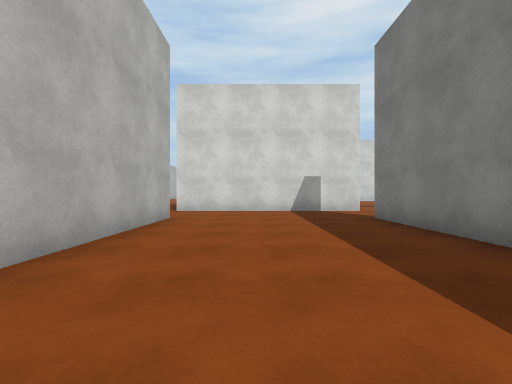
[1] (above)

13 first-person views from a walk through a Unity game level. The camera is 1.2 m above the floor, looks level and sees 90° across. Doors are open. The floor is counted in squares, 2 m on a side. Each view is taken from the middle of a square. On the plan, view 1 faces up. The plan holds only what a view shows up to about 9 squares ahead; the rest is blank. The place goes on beyond the plan. The player character is not drawn. Surface patterns are stand-ins for the level's own textures.

[2]
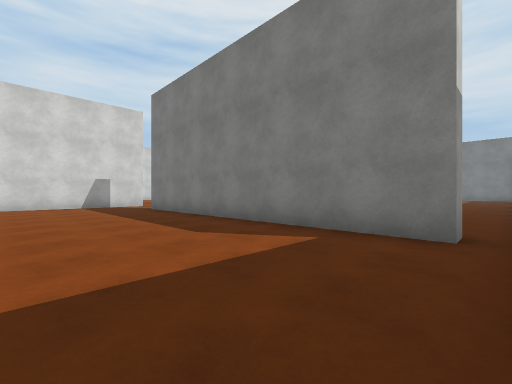

[3]
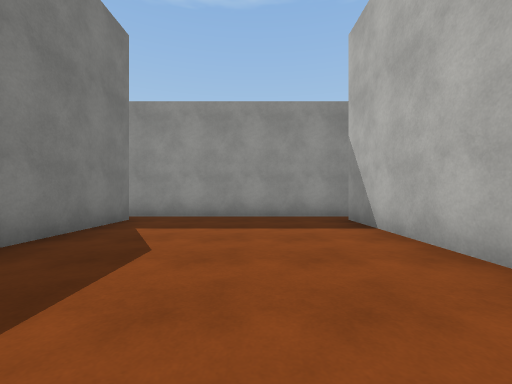

[4]
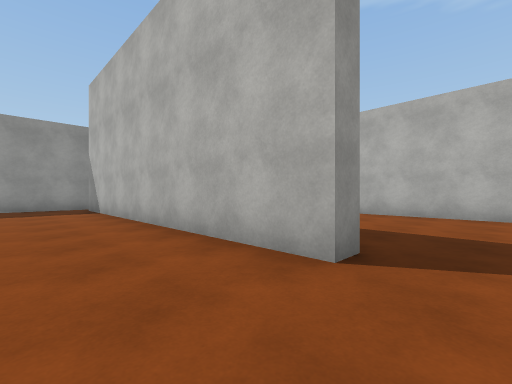

[5]
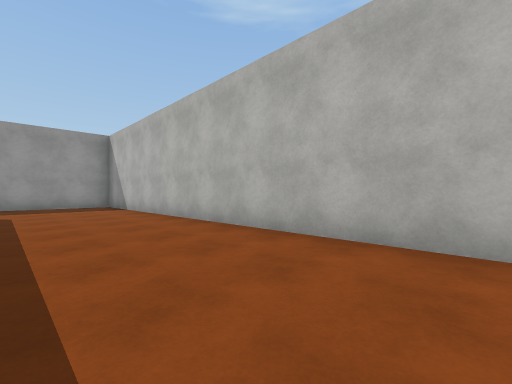

[6]
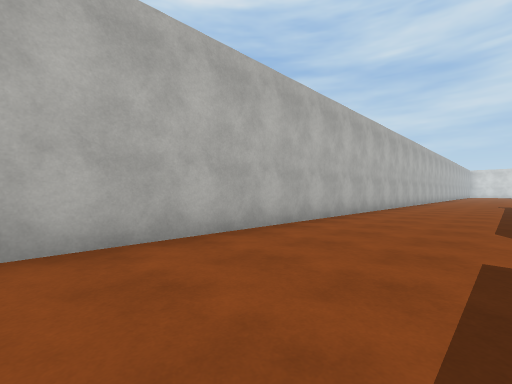

[7]
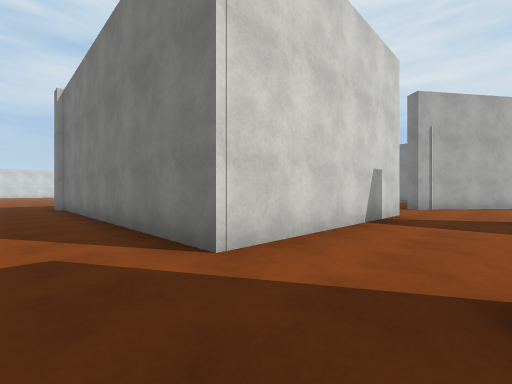

[8]
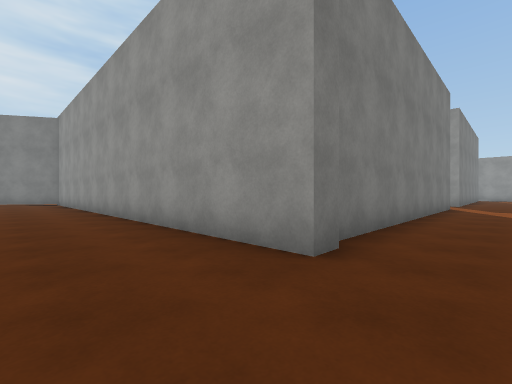

[9]
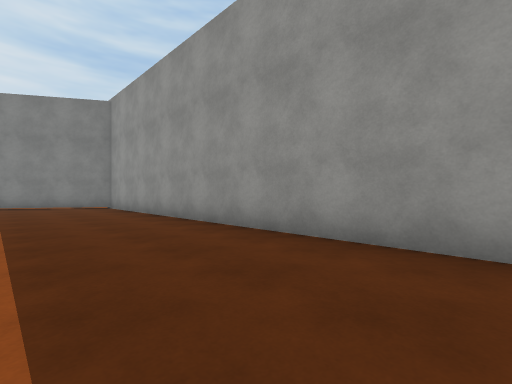

[10]
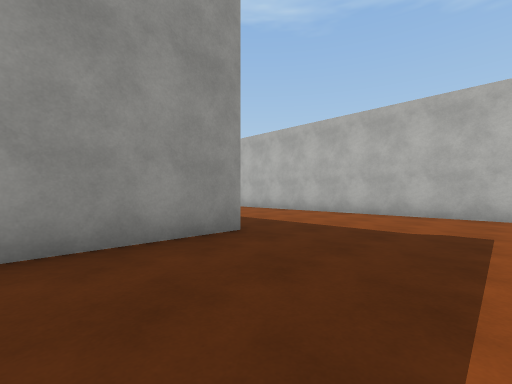

[11]
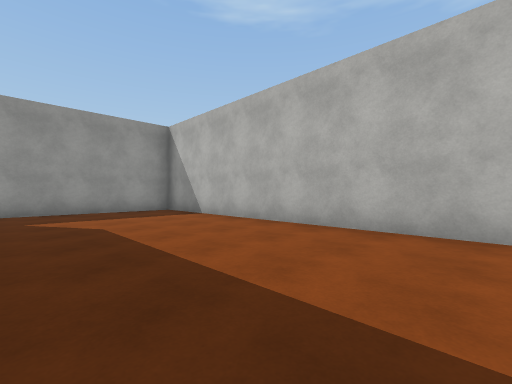

[12]
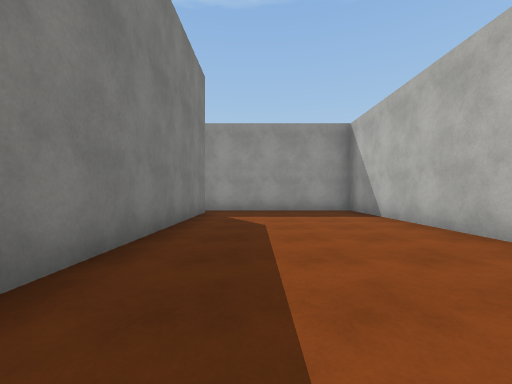

[13]
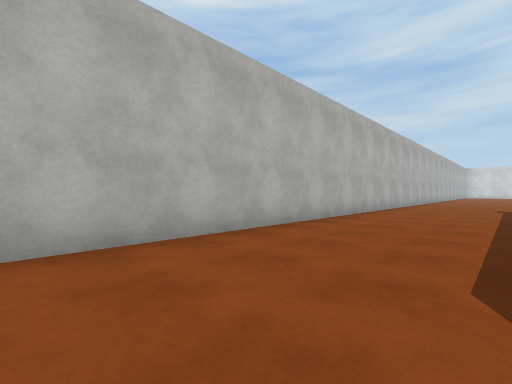

### Floor plan
Points are (right, up) in squares from view 1. A wall is a line through its corners. A room is listed if a view was taken in it or the views show most of it. See-through windows are left out.
Room 1 (views 1, 2, 3, 4)
walls: (-2, 5.9) (-2, -2.5); (2.8, -2.5) (2.8, 5.9); (-1.4, -3.2) (3.1, -3.2); (2.4, 8) (-1.5, 8)
ways out: opening at (-2, -3) to room 2; opening at (-2, 6.5) to room 2; opening at (3, -3); opening at (3, 6.5)
Room 2 (views 5, 6, 7, 8, 9, 10, 11, 12, 13)
walls: (-1.5, 8) (-2.5, 8) (-2.5, 16.4); (-2.5, 5.9) (-2, 5.9); (-2.7, 16.4) (-2.7, 16.9) (9.9, 17.1); (-7.1, 20) (-7.1, -3.2) (-1.4, -3.2); (-2.5, -2.5) (-2.5, 3.5); (10.9, 18.1) (12, 20)
ways out: opening at (-2, -3) to room 1; opening at (-2, 6.5) to room 1

Where each view was taken, in squares from view 1:
view 1: 0 up, 0 right, facing up
view 2: 3 down, 1 left, facing up-right
view 3: 3 up, 0 right, facing down
view 4: 7 up, 0 right, facing down-left
view 5: 8 up, 4 left, facing down-left
view 6: 6 up, 4 left, facing up-left
view 7: 6 up, 4 left, facing up-right
view 8: 19 up, 4 left, facing down-right
view 9: 20 up, 0 right, facing down-right
view 10: 20 up, 0 right, facing down-left
view 11: 5 up, 3 left, facing down-left
view 12: 5 up, 4 left, facing down
view 13: 9 up, 4 left, facing up-left
